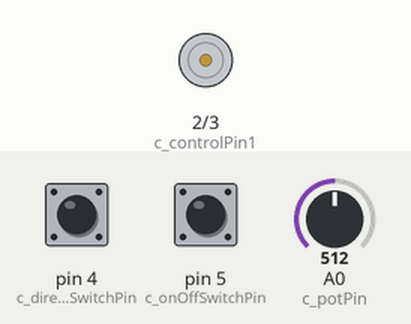
This sketch was run on a simulated Arduino Uno, built with avr-gcc and run on an emulated ATmega328P. On the bench: motor-driver pin pairs drawn as motors (green arrow = first pin HIGH = forward, orange = second pin HIGH = backward, longer = more drive, scaled by the enable pin). The inputs (shaded band) are chosen by the test bench; at power-on: pin 4 (c_directionSwitchPin) LOW, pin 5 (c_onOffSwitchPin) LOW, A0 (c_potPin) = 512.

Above: at 1.2 s.
1.3 s: pin 4 (c_directionSwitchPin) pulled HIGH for 0.15 s
2.9 s: pin 5 (c_onOffSwitchPin) pulled HIGH for 0.15 s
At 4.0 s:
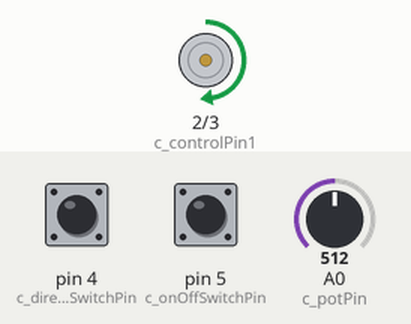
4.5 s: A0 (c_potPin) set to 716
At 5.1 s:
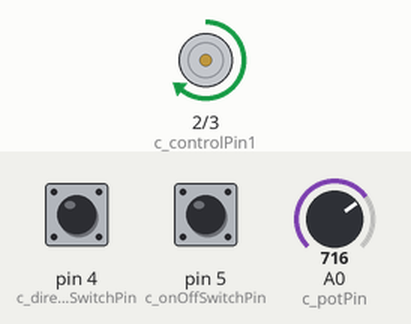
6.0 s: A0 (c_potPin) set to 900
At 6.3 s:
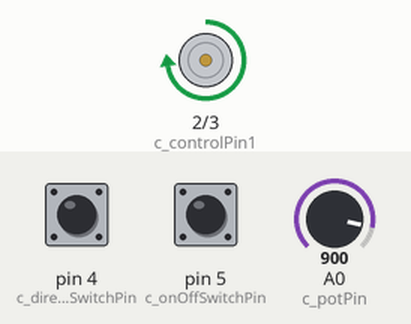
7.5 s: pin 4 (c_directionSwitchPin) pulled HIGH for 1 s
At 8.7 s:
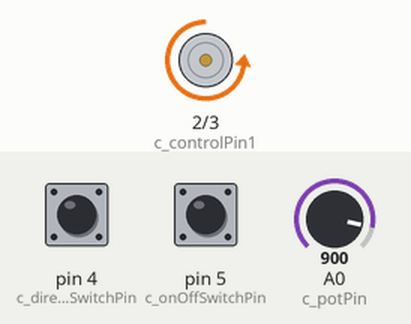
10.0 s: A0 (c_potPin) set to 511
At 10.5 s:
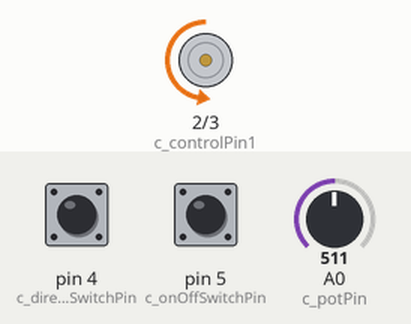
Timing chart, 0 to 12.5 s (numbered marks = the images above; inputs shaded):
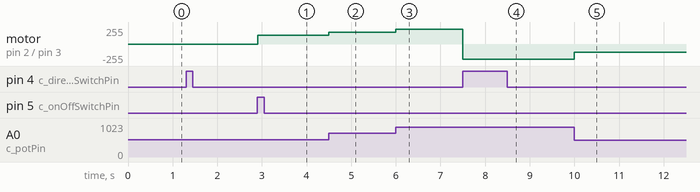

The sketch:

dc_motor.ino
```cpp
const int c_controlPin1 = 2;
const int c_controlPin2 = 3;
const int c_enablePin = 9;
const int c_directionSwitchPin = 4;
const int c_onOffSwitchPin = 5;
const int c_potPin = A0;

int onOffSwitchState = 0;
int prevOnOffSwitchState = 0;
int directionSwitchState = 0;
int prevDirectionSwitchState = 0;

int motorEnabled = 0;
int motorSpeed = 0;
int motorDirection = 0;

void setup()
{
  pinMode(c_directionSwitchPin, INPUT);
  pinMode(c_onOffSwitchPin, INPUT);
  pinMode(c_controlPin1, OUTPUT);
  pinMode(c_controlPin2, OUTPUT);
  pinMode(c_enablePin, OUTPUT);
  digitalWrite(c_enablePin, LOW);
}

void loop()
{
  onOffSwitchState = digitalRead(c_onOffSwitchPin);
  delay(1);
  directionSwitchState = digitalRead(c_directionSwitchPin);

  motorSpeed = analogRead(c_potPin) / 4;

  if (onOffSwitchState != prevOnOffSwitchState && onOffSwitchState == HIGH)
  {
    motorEnabled = !motorEnabled;
  }
  if (directionSwitchState != prevDirectionSwitchState && directionSwitchState == HIGH)
  {
    motorDirection = !motorDirection;
  }

  if (motorDirection == 1)
  {
    digitalWrite(c_controlPin1, HIGH);
    digitalWrite(c_controlPin2, LOW);
  }
  else
  {
    digitalWrite(c_controlPin1, LOW);
    digitalWrite(c_controlPin2, HIGH);
  }

  analogWrite(c_enablePin, motorEnabled == 1 ? motorSpeed : 0);

  prevOnOffSwitchState = onOffSwitchState;
  prevDirectionSwitchState = directionSwitchState;
}
```

Measured:
- after the input at 2.9 s, motor on pin 2 (c_controlPin1) / pin 3 (c_controlPin2): stopped → forward 128/255 at once
- after the input at 4.5 s, motor on pin 2 (c_controlPin1) / pin 3 (c_controlPin2): forward 128/255 → forward 179/255 at once
- after the input at 6.0 s, motor on pin 2 (c_controlPin1) / pin 3 (c_controlPin2): forward 179/255 → forward 225/255 at once
- after the input at 7.5 s, motor on pin 2 (c_controlPin1) / pin 3 (c_controlPin2): forward 225/255 → backward 225/255 at once
- after the input at 10.0 s, motor on pin 2 (c_controlPin1) / pin 3 (c_controlPin2): backward 225/255 → backward 127/255 at once
